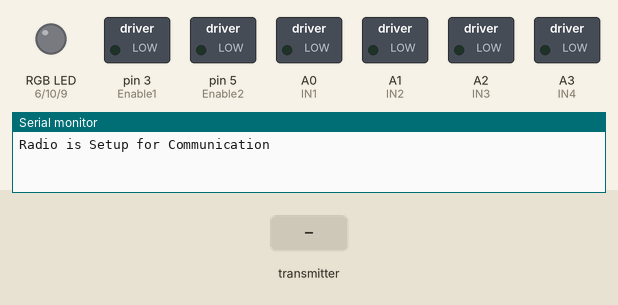
The sketch below on a simulated Arduino Uno, built with avr-gcc and run on an emulated ATmega328P. Shown: switched loads named in the sketch (green lamp = pin HIGH), an RGB LED mixed from three pins (HIGH = lit), the last lines printed to the serial monitor. The inputs (shaded band) are chosen by the test bench. No radio packets arrive unless stated.

Above: at 0.1 s.
At 2.2 s:
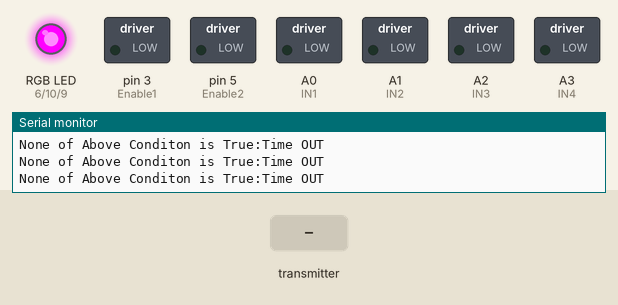
2.3 s: the transmitter starts sending EN1_Speed = 0
3.9 s: the transmitter starts sending EN2_Speed = 128
6.9 s: the transmitter starts sending MovementDirection = 64
9.9 s: the transmitter starts sending EN1_Speed = 64
12.9 s: the transmitter starts sending EN2_Speed = 0
15.9 s: the transmitter starts sending MovementDirection = 128
Timing chart, 0 to 18.9 s (numbered marks = the images above; inputs shaded):
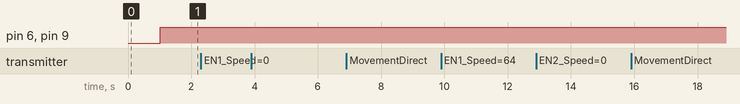

The sketch:

RobotCode.ino
```cpp
// Adding necessery Libraries
#include <SPI.h>
#include <nRF24L01.h>
#include <RF24.h>
//time
//MotorDirve Pins
//These pin For Controlling the Speed of motors
int Enable1 = 3;
int Enable2 = 5;
int condition;
//Theses Pins are for Direction Controll of Motor

int IN1 = A0;
int IN2 = A1;
int IN3 = A2;
int IN4 = A3;
int Sp1;
int Sp2;

//RGB LED PINs
int Red = 6;      // PMW pin
int Blue = 9;   //PMW Pins
int Green = 10; //PMW Pins

unsigned long LastReceivedTime = 0;
unsigned long CurrentTime = 0;
RF24 radio(7, 8);                // nRF24L01 (CE, CSN)
const byte address[6] = "00001"; // Address

// creating Structure Data
struct Data_Pack
{
  //    byte IN1;
  //    byte IN2;
  //    byte IN3;
  //    byte IN4;
  byte EN1_Speed;
  byte EN2_Speed;
  byte MovementDirection;
  //LED Values
  byte R;
  byte G;
  byte B;
};
Data_Pack data; // Creating Variables with above structure
void setup()
{
  Serial.begin(9600);
  //    Setting Pins Mode

  pinMode(Enable1, OUTPUT);
  pinMode(Enable2, OUTPUT);

  pinMode(IN1, OUTPUT); // here I used Analog pin as Digital OUTPUT
  pinMode(IN2, OUTPUT);
  pinMode(IN3, OUTPUT);
  pinMode(IN4, OUTPUT);
  //    LED PINs
  pinMode(Red, OUTPUT);
  pinMode(Green, OUTPUT);
  pinMode(Blue, OUTPUT);
  //    RGB(0,0,255);
  radio.begin(); // Stratig the radio
  // setting up Radio Perameters
  radio.openReadingPipe(0, address);
  radio.setAutoAck(false);
  radio.setDataRate(RF24_250KBPS);
  radio.setPALevel(RF24_PA_LOW);
  radio.startListening(); //  Set the module as receiver
  Serial.println("Radio is Setup for Communication");
  delay(1000);
  //    calling the Forward movement fuction
  //    Forward();
  //    delay(1000);
  //    Backward();
  //    Left(150,150);
  //    delay(2000);
  //    Right(200,200);
  //    delay(5000);
  //    delay(2000);
  //    Stop(0,0);
  ////    Backward(100,100);
  //  Right(190,190);
  //    delay(5000);
  //    Stop(0,0);
}
void loop()
{
  CurrentTime = millis();
  if (CurrentTime - LastReceivedTime > 100)
  {
    Serial.println("Time OUT");
    condition=0;
  }
  if (radio.available())
  {
    radio.read(&data, sizeof(Data_Pack));
    Serial.println("== InComing Data ==");
    //    Serial.print("EN1 Speed  = ");
    //    Serial.println(data.EN1_Speed);
    //    Serial.print("EN2 Speed = ");
    ////    Serial.println(data.EN2_Speed);
    Sp1 = data.EN1_Speed;
    Sp2 = data.EN2_Speed+8;

    Serial.println(Sp1);
    Serial.println(Sp2);
    condition = data.MovementDirection;
    Serial.println(condition);
    delay(10);
    LastReceivedTime = millis();
  }

  else
  {
    Stop(0, 0);
    //    Serial.println("  -- Radio is Not Available -- ");
    int X = 12;
  }
   switch (condition)
    {
    case 1:
      Backward(Sp1, Sp2);
      RGB(255, 0, 0);
      Serial.println("Move Backward");
      break;
    case 2:
      Serial.println("Move Forward");
      Forward(Sp1, Sp2);
      RGB(0, 0, 255);
      break;
    case 0:
      Serial.print("None of Above Conditon is True:");
      Stop(0, 0);
      RGB(255, 0, 255);
      //  Serial.println("Stoped");
      break;
    default:
      Serial.print("None of Above Conditon is True:");
      Stop(0, 0);
      RGB(255, 0, 255);
      //  Serial.println("Stoped");
      break;
    }
  //Serial.println("Ending");
  delay(10);
  // condition='1';
}

void RGB(int RED, int GREEN, int BLUE)
{
  analogWrite(Red, RED);
  analogWrite(Green, GREEN);
  analogWrite(Blue, BLUE);
}
//creating Fucntion for Movement of Robot

void Forward(int Speed1, int Speed2)
{
  analogWrite(Enable1, Speed1);
  digitalWrite(IN1, HIGH);
  digitalWrite(IN2, LOW);
  analogWrite(Enable2, Speed2);
  digitalWrite(IN3, HIGH);
  digitalWrite(IN4, LOW);
}
void Backward(int Speed1, int Speed2)
{
  analogWrite(Enable1, Speed1);
  digitalWrite(IN1, LOW);
  digitalWrite(IN2, HIGH);
  analogWrite(Enable2, Speed2);
  digitalWrite(IN3, LOW);
  digitalWrite(IN4, HIGH);
}
void Left(int Speed1, int Speed2)
{
  analogWrite(Enable1, Speed1);
  //    Serial.println("Move Left");
  digitalWrite(IN1, HIGH);
  digitalWrite(IN2, LOW);
  analogWrite(Enable2, Speed2);
  digitalWrite(IN3, LOW);
  digitalWrite(IN4, HIGH);
}
void Right(int Speed1, int Speed2)
{
  analogWrite(Enable1, Speed1);
  //  Serial.println("Move Right");
  digitalWrite(IN1, LOW);
  digitalWrite(IN2, HIGH);
  analogWrite(Enable2, Speed2);
  digitalWrite(IN3, HIGH);
  digitalWrite(IN4, LOW);
}
void Stop(int Speed1, int Speed2)
{
  analogWrite(Enable1, Speed1);
  digitalWrite(IN1, LOW);
  digitalWrite(IN2, LOW);
  analogWrite(Enable2, Speed2);
  digitalWrite(IN3, LOW);
  digitalWrite(IN4, LOW);
}
```
